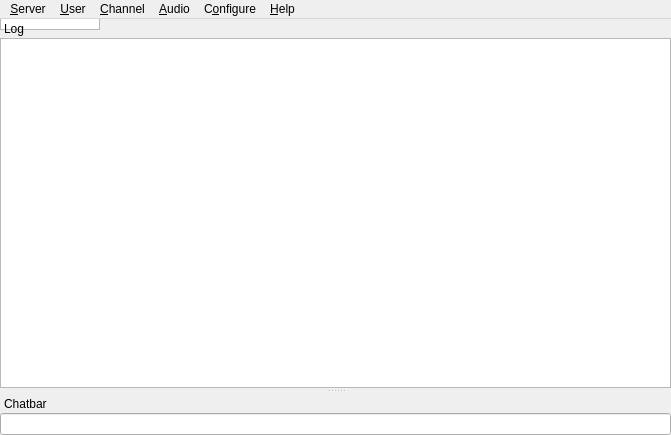
<?xml version="1.0" encoding="UTF-8"?>
<ui version="4.0">
 <class>MainWindow</class>
 <widget class="QMainWindow" name="MainWindow">
  <property name="geometry">
   <rect>
    <x>0</x>
    <y>0</y>
    <width>671</width>
    <height>435</height>
   </rect>
  </property>
  <property name="windowTitle">
   <string>Mumble</string>
  </property>
  <property name="dockOptions">
   <set>QMainWindow::AllowNestedDocks|QMainWindow::AnimatedDocks</set>
  </property>
  <widget class="UserView" name="qtvUsers">
   <property name="contextMenuPolicy">
    <enum>Qt::CustomContextMenu</enum>
   </property>
   <property name="acceptDrops">
    <bool>true</bool>
   </property>
   <property name="dragEnabled">
    <bool>true</bool>
   </property>
   <property name="autoExpandDelay">
    <number>250</number>
   </property>
   <property name="indentation">
    <number>10</number>
   </property>
   <property name="rootIsDecorated">
    <bool>false</bool>
   </property>
   <property name="uniformRowHeights">
    <bool>true</bool>
   </property>
   <property name="headerHidden">
    <bool>true</bool>
   </property>
   <attribute name="headerVisible">
    <bool>false</bool>
   </attribute>
  </widget>
  <widget class="QMenuBar" name="menubar">
   <property name="geometry">
    <rect>
     <x>0</x>
     <y>0</y>
     <width>671</width>
     <height>21</height>
    </rect>
   </property>
   <widget class="QMenu" name="qmUser">
    <property name="title">
     <string>&amp;User</string>
    </property>
   </widget>
   <widget class="QMenu" name="qmChannel">
    <property name="title">
     <string>&amp;Channel</string>
    </property>
   </widget>
   <widget class="QMenu" name="qmAudio">
    <property name="title">
     <string>&amp;Audio</string>
    </property>
    <addaction name="qaAudioMute"/>
    <addaction name="qaAudioDeaf"/>
    <addaction name="separator"/>
    <addaction name="qaAudioReset"/>
    <addaction name="qaAudioUnlink"/>
    <addaction name="separator"/>
    <addaction name="qaAudioTTS"/>
    <addaction name="separator"/>
    <addaction name="qaAudioStats"/>
   </widget>
   <widget class="QMenu" name="qmConfig">
    <property name="title">
     <string>C&amp;onfigure</string>
    </property>
    <addaction name="qaConfigDialog"/>
   </widget>
   <widget class="QMenu" name="qmHelp">
    <property name="title">
     <string>&amp;Help</string>
    </property>
    <addaction name="qaHelpWhatsThis"/>
    <addaction name="separator"/>
    <addaction name="qaHelpAbout"/>
    <addaction name="qaHelpAboutSpeex"/>
    <addaction name="qaHelpAboutQt"/>
    <addaction name="separator"/>
    <addaction name="qaHelpVersionCheck"/>
   </widget>
   <widget class="QMenu" name="qmServer">
    <property name="title">
     <string>&amp;Server</string>
    </property>
   </widget>
   <addaction name="qmServer"/>
   <addaction name="qmUser"/>
   <addaction name="qmChannel"/>
   <addaction name="qmAudio"/>
   <addaction name="qmConfig"/>
   <addaction name="qmHelp"/>
  </widget>
  <widget class="QDockWidget" name="qdwLog">
   <property name="features">
    <set>QDockWidget::DockWidgetMovable</set>
   </property>
   <property name="windowTitle">
    <string>Log</string>
   </property>
   <attribute name="dockWidgetArea">
    <number>1</number>
   </attribute>
   <widget class="QTextBrowser" name="qteLog">
    <property name="contextMenuPolicy">
     <enum>Qt::CustomContextMenu</enum>
    </property>
    <property name="whatsThis">
     <string>This shows all recent activity. Connecting to servers, errors and information messages all show up here.&lt;br /&gt;To configure exactly which messages show up here, use the &lt;b&gt;Settings&lt;/b&gt; command from the menu.</string>
    </property>
    <property name="openLinks">
     <bool>false</bool>
    </property>
   </widget>
  </widget>
  <widget class="QDockWidget" name="qdwChat">
   <property name="sizePolicy">
    <sizepolicy hsizetype="Preferred" vsizetype="Preferred">
     <horstretch>0</horstretch>
     <verstretch>0</verstretch>
    </sizepolicy>
   </property>
   <property name="toolTip">
    <string/>
   </property>
   <property name="whatsThis">
    <string>This is the chatbar&lt;br /&gt;If you enter text here and then press enter the text is sent to the user or channel that was selected. If nothing is selected the message is sent to your current channel.</string>
   </property>
   <property name="features">
    <set>QDockWidget::DockWidgetMovable</set>
   </property>
   <property name="windowTitle">
    <string>Chatbar</string>
   </property>
   <attribute name="dockWidgetArea">
    <number>1</number>
   </attribute>
   <widget class="ChatbarLineEdit" name="qleChat">
    <property name="sizePolicy">
     <sizepolicy hsizetype="Expanding" vsizetype="Fixed">
      <horstretch>0</horstretch>
      <verstretch>0</verstretch>
     </sizepolicy>
    </property>
    <property name="maximumSize">
     <size>
      <width>16777215</width>
      <height>16777215</height>
     </size>
    </property>
   </widget>
  </widget>
  <action name="qaQuit">
   <property name="text">
    <string>&amp;Quit Mumble</string>
   </property>
   <property name="toolTip">
    <string>Closes the program</string>
   </property>
   <property name="whatsThis">
    <string>Exits the application.</string>
   </property>
   <property name="shortcut">
    <string>Ctrl+Q</string>
   </property>
  </action>
  <action name="qaServerConnect">
   <property name="text">
    <string>&amp;Connect</string>
   </property>
   <property name="toolTip">
    <string>Open the server connection dialog</string>
   </property>
   <property name="whatsThis">
    <string>Shows a dialog of registered servers, and also allows quick-connect.</string>
   </property>
  </action>
  <action name="qaServerDisconnect">
   <property name="enabled">
    <bool>false</bool>
   </property>
   <property name="text">
    <string>&amp;Disconnect</string>
   </property>
   <property name="toolTip">
    <string>Disconnect from server</string>
   </property>
   <property name="whatsThis">
    <string>Disconnects you from the server.</string>
   </property>
  </action>
  <action name="qaServerBanList">
   <property name="enabled">
    <bool>false</bool>
   </property>
   <property name="text">
    <string>&amp;Ban lists</string>
   </property>
   <property name="toolTip">
    <string>Edit ban lists on server</string>
   </property>
   <property name="whatsThis">
    <string>This lets you edit the server-side IP ban lists.</string>
   </property>
  </action>
  <action name="qaServerInformation">
   <property name="enabled">
    <bool>false</bool>
   </property>
   <property name="text">
    <string>&amp;Information</string>
   </property>
   <property name="toolTip">
    <string>Show information about the server connection</string>
   </property>
   <property name="whatsThis">
    <string>This will show extended information about the connection to the server.</string>
   </property>
  </action>
  <action name="qaUserKick">
   <property name="text">
    <string>&amp;Kick</string>
   </property>
   <property name="toolTip">
    <string>Kick user (with reason)</string>
   </property>
   <property name="whatsThis">
    <string>Kick selected user off server. You'll be asked to specify a reason.</string>
   </property>
  </action>
  <action name="qaUserMute">
   <property name="checkable">
    <bool>true</bool>
   </property>
   <property name="text">
    <string>&amp;Mute</string>
   </property>
   <property name="toolTip">
    <string>Mute user</string>
   </property>
   <property name="whatsThis">
    <string>Mute or unmute user on server. Unmuting a deafened user will also undeafen them.</string>
   </property>
  </action>
  <action name="qaUserBan">
   <property name="text">
    <string>&amp;Ban</string>
   </property>
   <property name="toolTip">
    <string>Kick and ban user (with reason)</string>
   </property>
   <property name="whatsThis">
    <string>Kick and ban selected user from server. You'll be asked to specify a reason.</string>
   </property>
  </action>
  <action name="qaUserDeaf">
   <property name="checkable">
    <bool>true</bool>
   </property>
   <property name="text">
    <string>&amp;Deafen</string>
   </property>
   <property name="toolTip">
    <string>Deafen user</string>
   </property>
   <property name="whatsThis">
    <string>Deafen or undeafen user on server. Deafening a user will also mute them.</string>
   </property>
  </action>
  <action name="qaUserLocalMute">
   <property name="checkable">
    <bool>true</bool>
   </property>
   <property name="text">
    <string>&amp;Local Mute</string>
   </property>
   <property name="toolTip">
    <string>Mute user locally</string>
   </property>
   <property name="whatsThis">
    <string>Mute or unmute user locally. Use this on other users in the same room.</string>
   </property>
  </action>
  <action name="qaUserTextMessage">
   <property name="text">
    <string>Send &amp;Message</string>
   </property>
   <property name="toolTip">
    <string>Send a Text Message</string>
   </property>
   <property name="whatsThis">
    <string>Sends a text message to another user.</string>
   </property>
  </action>
  <action name="qaChannelAdd">
   <property name="text">
    <string>&amp;Add</string>
   </property>
   <property name="toolTip">
    <string>Add new channel</string>
   </property>
   <property name="whatsThis">
    <string>This adds a new sub-channel to the currently selected channel.</string>
   </property>
  </action>
  <action name="qaChannelRemove">
   <property name="text">
    <string>&amp;Remove</string>
   </property>
   <property name="toolTip">
    <string>Remove channel</string>
   </property>
   <property name="whatsThis">
    <string>This removes a channel and all sub-channels.</string>
   </property>
  </action>
  <action name="qaChannelACL">
   <property name="text">
    <string>&amp;Edit</string>
   </property>
   <property name="toolTip">
    <string>Edit Groups and ACL for channel</string>
   </property>
   <property name="whatsThis">
    <string>This opens the Group and ACL dialog for the channel, to control permissions.</string>
   </property>
  </action>
  <action name="qaChannelLink">
   <property name="text">
    <string>&amp;Link</string>
   </property>
   <property name="toolTip">
    <string>Link your channel to another channel</string>
   </property>
   <property name="whatsThis">
    <string>This links your current channel to the selected channel. If users in a channel have permission to speak in the other channel, users can now hear each other. This is a permanent link, and will last until manually unlinked or the server is restarted. Please see the shortcuts for push-to-link.</string>
   </property>
  </action>
  <action name="qaChannelUnlink">
   <property name="text">
    <string comment="Channel">&amp;Unlink</string>
   </property>
   <property name="toolTip">
    <string>Unlink your channel from another channel</string>
   </property>
   <property name="whatsThis">
    <string>This unlinks your current channel from the selected channel.</string>
   </property>
  </action>
  <action name="qaChannelUnlinkAll">
   <property name="text">
    <string>&amp;Unlink All</string>
   </property>
   <property name="toolTip">
    <string>Unlinks your channel from all linked channels.</string>
   </property>
   <property name="whatsThis">
    <string>This unlinks your current channel (not the selected one) from all linked channels.</string>
   </property>
  </action>
  <action name="qaAudioReset">
   <property name="text">
    <string>&amp;Reset</string>
   </property>
   <property name="toolTip">
    <string>Reset audio preprocessor</string>
   </property>
   <property name="whatsThis">
    <string>This will reset the audio preprocessor, including noise cancellation, automatic gain and voice activity detection. If something suddenly worsens the audio environment (like dropping the microphone) and it was temporary, use this to avoid having to wait for the preprocessor to readjust.</string>
   </property>
  </action>
  <action name="qaAudioMute">
   <property name="checkable">
    <bool>true</bool>
   </property>
   <property name="text">
    <string>&amp;Mute Self</string>
   </property>
   <property name="toolTip">
    <string>Mute yourself</string>
   </property>
   <property name="whatsThis">
    <string>Mute or unmute yourself. When muted, you will not send any data to the server. Unmuting while deafened will also undeafen.</string>
   </property>
  </action>
  <action name="qaAudioDeaf">
   <property name="checkable">
    <bool>true</bool>
   </property>
   <property name="text">
    <string>&amp;Deafen Self</string>
   </property>
   <property name="toolTip">
    <string>Deafen yourself</string>
   </property>
   <property name="whatsThis">
    <string>Deafen or undeafen yourself. When deafened, you will not hear anything. Deafening yourself will also mute.</string>
   </property>
  </action>
  <action name="qaAudioTTS">
   <property name="checkable">
    <bool>true</bool>
   </property>
   <property name="text">
    <string>&amp;Text-To-Speech</string>
   </property>
   <property name="toolTip">
    <string>Toggle Text-To-Speech</string>
   </property>
   <property name="whatsThis">
    <string>Enable or disable the text-to-speech engine. Only messages enabled for TTS in the Configuration dialog will actually be spoken.</string>
   </property>
  </action>
  <action name="qaAudioStats">
   <property name="text">
    <string>S&amp;tatistics</string>
   </property>
   <property name="toolTip">
    <string>Display audio statistics</string>
   </property>
   <property name="whatsThis">
    <string>Pops up a small dialog with information about your current audio input.</string>
   </property>
  </action>
  <action name="qaAudioUnlink">
   <property name="text">
    <string comment="Plugin">&amp;Unlink</string>
   </property>
   <property name="toolTip">
    <string>Forcibly unlink plugin</string>
   </property>
   <property name="whatsThis">
    <string>This forces the current plugin to unlink, which is handy if it is reading completely wrong data.</string>
   </property>
  </action>
  <action name="qaConfigDialog">
   <property name="text">
    <string>&amp;Settings</string>
   </property>
   <property name="toolTip">
    <string>Configure Mumble</string>
   </property>
   <property name="whatsThis">
    <string>Allows you to change most settings for Mumble.</string>
   </property>
   <property name="menuRole">
    <enum>QAction::PreferencesRole</enum>
   </property>
  </action>
  <action name="qaAudioWizard">
   <property name="text">
    <string>&amp;Audio Wizard</string>
   </property>
   <property name="toolTip">
    <string>Start the audio configuration wizard</string>
   </property>
   <property name="whatsThis">
    <string>This will guide you through the process of configuring your audio hardware.</string>
   </property>
  </action>
  <action name="qaHelpWhatsThis">
   <property name="text">
    <string>&amp;What's This?</string>
   </property>
   <property name="toolTip">
    <string>Enter What's This? mode</string>
   </property>
   <property name="whatsThis">
    <string>Click this to enter &quot;What's This?&quot; mode. Your cursor will turn into a question mark. Click on any button, menu choice or area to show a description of what it is.</string>
   </property>
  </action>
  <action name="qaHelpAbout">
   <property name="text">
    <string>&amp;About</string>
   </property>
   <property name="toolTip">
    <string>Information about Mumble</string>
   </property>
   <property name="whatsThis">
    <string>Shows a small dialog with information and license for Mumble.</string>
   </property>
   <property name="menuRole">
    <enum>QAction::AboutRole</enum>
   </property>
  </action>
  <action name="qaHelpAboutSpeex">
   <property name="text">
    <string>About &amp;Speex</string>
   </property>
   <property name="toolTip">
    <string>Information about Speex</string>
   </property>
   <property name="whatsThis">
    <string>Shows a small dialog with information about Speex.</string>
   </property>
   <property name="menuRole">
    <enum>QAction::ApplicationSpecificRole</enum>
   </property>
  </action>
  <action name="qaHelpAboutQt">
   <property name="text">
    <string>About &amp;Qt</string>
   </property>
   <property name="toolTip">
    <string>Information about Qt</string>
   </property>
   <property name="whatsThis">
    <string>Shows a small dialog with information about Qt.</string>
   </property>
   <property name="menuRole">
    <enum>QAction::AboutQtRole</enum>
   </property>
  </action>
  <action name="qaHelpVersionCheck">
   <property name="text">
    <string>Check for &amp;Updates</string>
   </property>
   <property name="toolTip">
    <string>Check for new version of Mumble</string>
   </property>
   <property name="whatsThis">
    <string>Connects to the Mumble webpage to check if a new version is available, and notifies you with an appropriate download URL if this is the case.</string>
   </property>
  </action>
  <action name="qaChannelSendMessage">
   <property name="text">
    <string>Send &amp;Message</string>
   </property>
   <property name="toolTip">
    <string>Send a Text Message</string>
   </property>
   <property name="whatsThis">
    <string>Sends a text message to all users in a channel.</string>
   </property>
  </action>
  <action name="qaConfigMinimal">
   <property name="checkable">
    <bool>true</bool>
   </property>
   <property name="text">
    <string>&amp;Minimal View</string>
   </property>
   <property name="toolTip">
    <string>Toggle minimal window modes</string>
   </property>
   <property name="whatsThis">
    <string>This will toggle minimal mode, where the log window and menu is hidden.</string>
   </property>
  </action>
  <action name="qaConfigHideFrame">
   <property name="checkable">
    <bool>true</bool>
   </property>
   <property name="text">
    <string>Hide Frame</string>
   </property>
   <property name="toolTip">
    <string>Toggle showing frame on minimal window</string>
   </property>
   <property name="whatsThis">
    <string>This will toggle whether the minimal window should have a frame for moving and resizing.</string>
   </property>
  </action>
  <action name="qaUserComment">
   <property name="text">
    <string>&amp;Change Comment</string>
   </property>
   <property name="toolTip">
    <string>Change the comment on the selected user.</string>
   </property>
   <property name="whatsThis">
    <string>This allows you to change the comment (shown as a tooltip) of a user. Unless you've been given extra privileges on the server, you can only change your own comment.</string>
   </property>
  </action>
  <action name="qaConfigCert">
   <property name="text">
    <string>&amp;Certificate Wizard</string>
   </property>
   <property name="toolTip">
    <string>Configure certificates for strong authentication</string>
   </property>
   <property name="whatsThis">
    <string>This starts the wizard for creating, importing and exporting certificates for authentication against servers.</string>
   </property>
  </action>
  <action name="qaUserRegister">
   <property name="text">
    <string>&amp;Register</string>
   </property>
   <property name="toolTip">
    <string>Register user on server</string>
   </property>
   <property name="whatsThis">
    <string>This will permanently register the user on the server.</string>
   </property>
  </action>
  <action name="qaUserFriendAdd">
   <property name="text">
    <string>Add &amp;Friend</string>
   </property>
   <property name="toolTip">
    <string>Adds a user as your friend.</string>
   </property>
   <property name="whatsThis">
    <string>This will add the user as a friend, so you can recognize him on this and other servers.</string>
   </property>
  </action>
  <action name="qaUserFriendRemove">
   <property name="text">
    <string>&amp;Remove Friend</string>
   </property>
   <property name="toolTip">
    <string>Removes a user from your friends.</string>
   </property>
   <property name="whatsThis">
    <string>This will remove a user from your friends list.</string>
   </property>
  </action>
  <action name="qaUserFriendUpdate">
   <property name="text">
    <string>&amp;Update Friend</string>
   </property>
   <property name="toolTip">
    <string>Update name of your friend.</string>
   </property>
   <property name="whatsThis">
    <string>Your friend uses a different name than what is in your database. This will update the name.</string>
   </property>
  </action>
  <action name="qaServerUserList">
   <property name="text">
    <string>Registered &amp;Users</string>
   </property>
   <property name="toolTip">
    <string>Edit registered users list</string>
   </property>
   <property name="whatsThis">
    <string>This opens the editor for registered users, which allow you to change their name or unregister them.</string>
   </property>
  </action>
  <action name="qaServerTexture">
   <property name="text">
    <string>Change &amp;Texture</string>
   </property>
   <property name="toolTip">
    <string>Change your overlay texture on this server</string>
   </property>
  </action>
  <action name="qaServerTokens">
   <property name="text">
    <string>&amp;Access Tokens</string>
   </property>
   <property name="toolTip">
    <string>Add or remove text-based access tokens</string>
   </property>
  </action>
  <action name="qaServerTextureRemove">
   <property name="text">
    <string>&amp;Remove Texture</string>
   </property>
   <property name="toolTip">
    <string>Remove currently defined user texture.</string>
   </property>
  </action>
  <action name="qaUserCommentReset">
   <property name="text">
    <string>Reset &amp;Comment</string>
   </property>
   <property name="toolTip">
    <string>Reset the comment of the selected user.</string>
   </property>
  </action>
  <action name="qaChannelJoin">
   <property name="text">
    <string>&amp;Join Channel</string>
   </property>
  </action>
  <action name="qaUserCommentView">
   <property name="text">
    <string>View Comment</string>
   </property>
   <property name="toolTip">
    <string>View comment in editor</string>
   </property>
  </action>
 </widget>
 <customwidgets>
  <customwidget>
   <class>UserView</class>
   <extends>QTreeView</extends>
   <header>UserView.h</header>
  </customwidget>
  <customwidget>
   <class>ChatbarLineEdit</class>
   <extends>QLineEdit</extends>
   <header>CustomElements.h</header>
  </customwidget>
 </customwidgets>
 <resources/>
 <connections/>
</ui>
